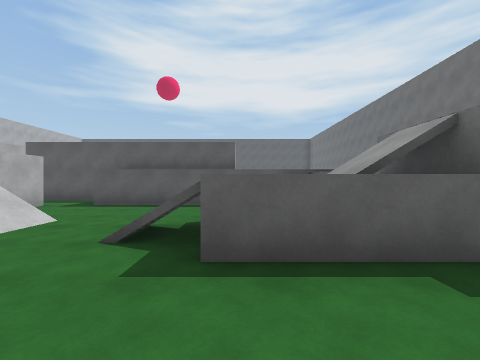
[1] (above)

17 first-person views from a walk through a 3-D level made in the Unity game engine. The camera is 1.4 m above the floor, looks level and sees 90° across. The floor is counted in squares, 2 m on a side. Each view is taken from the middle of a square. On the plan, view 1 faces up. The plan holds only what a view shows up to about 9 squares ahead; the rest is blank. The place goes on beyond the plan. The player is left out.

[2]
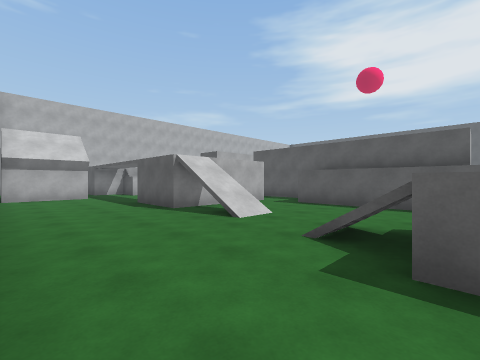

[3]
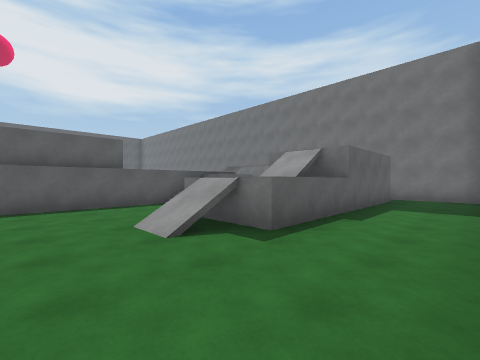

[4]
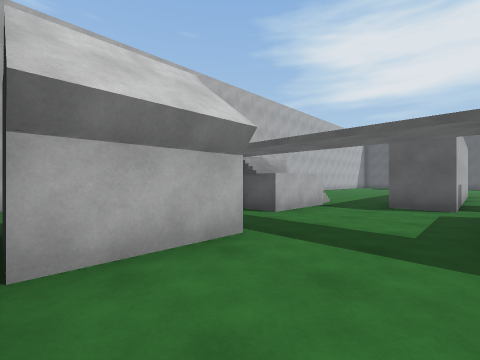

[5]
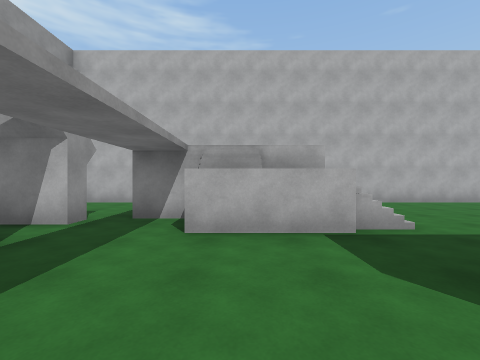

[6]
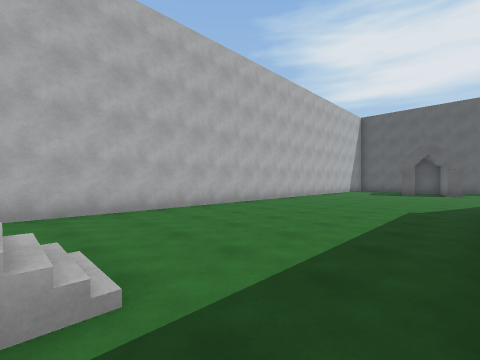

[7]
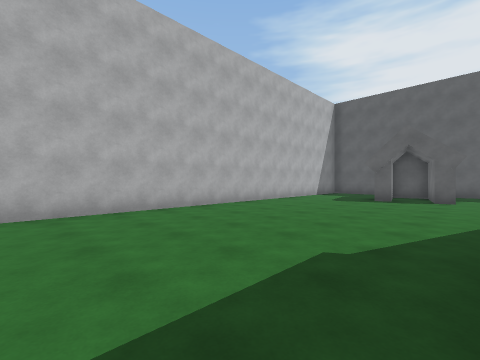

[8]
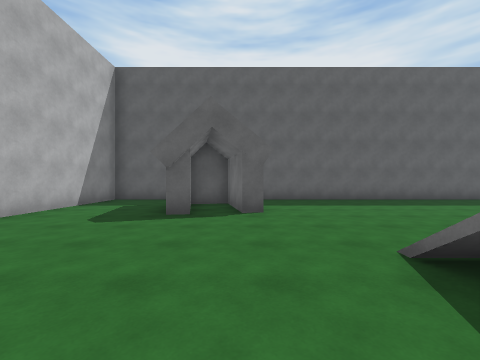

[9]
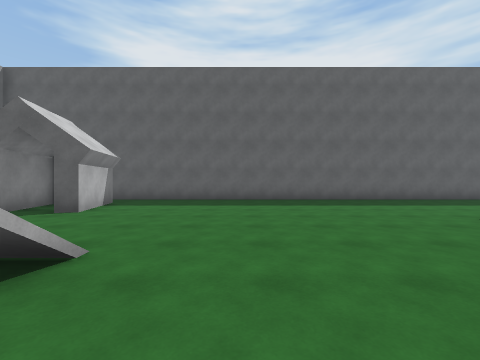

[10]
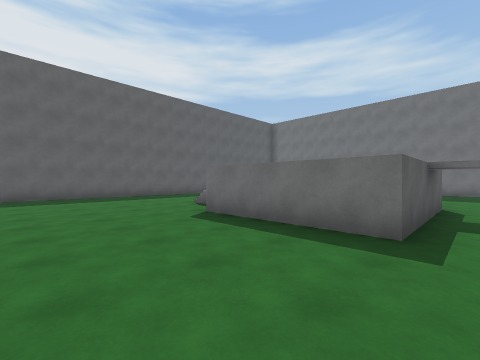

[11]
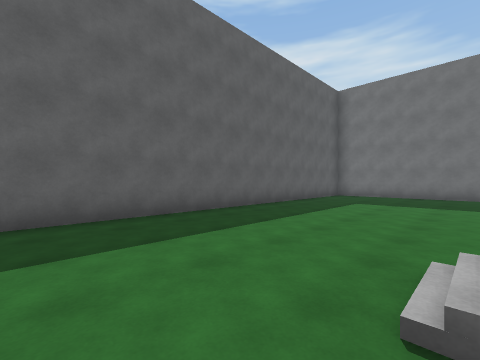

[12]
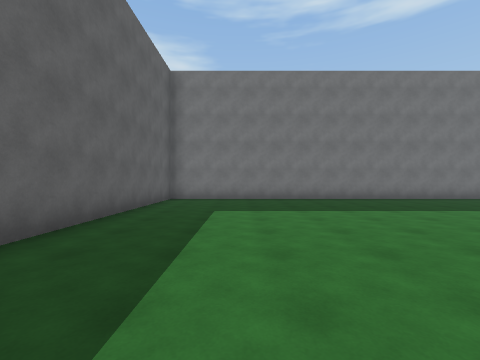

[13]
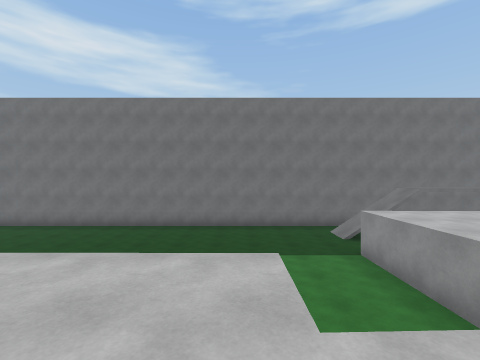

[14]
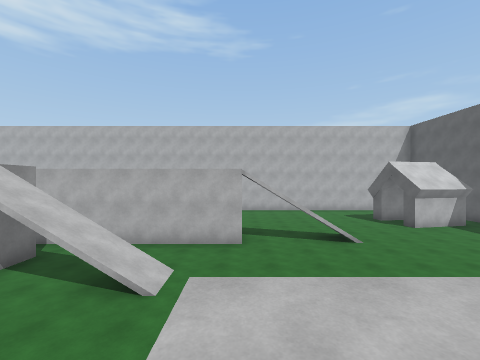

[15]
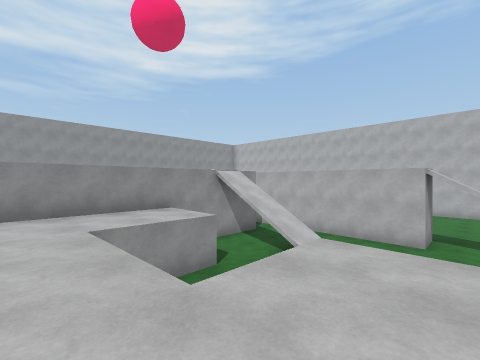

[16]
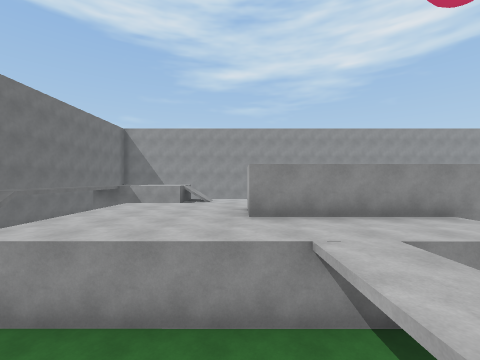

[17]
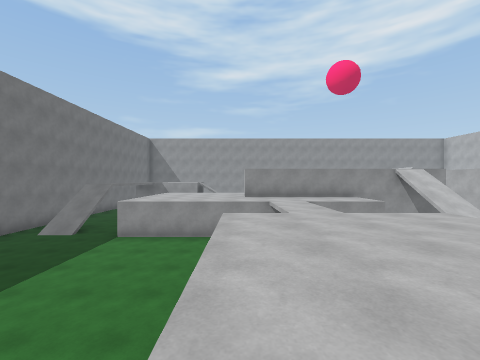

### Floor plan
Key: @ floor where view 1 was taken; # wall or solid block; x gap in a wall; . main floor; : floor 1.5 m higher than the main floor; + floor 1.75 m higher than the main floor; * floor 2 m higher than the main floor; / step, stairs or slope; = window, fence, low wall or low ledge; v drop or lower ground.
Columns run from 16 left of view 1 to 7 right of it. Each row starts with its distance up from view 1.
 24 ########################
 23 #..  ..................#
 22 #.. ##.................#
 21 #.. ##.................#
 20 #..###.................#
 19 #............./........#
 18 #.............  +......#
 17 #....../.....  **......#
 16 #....../..... ***......#
 15 #............****......#
 14 #......#.....****......#
 13 #......#...............#
 12 #......#../............#
 11 #......#..#.********...#
 10 #......#....********. .#
  9 #......#.#######****  .#
  8 #......#. ..x   ****   #
  7 #.../..#. ..********   #
  6    =+#... #......      #
  5    #=#... #.....       #
  4    ##.... #.//..:::
  3    ......##/#/./::/
  2 #...##..........#vvvvv##
  1 #...##.................#
  0 #...##..........@......#

Positions as (right, up) in squares from view 1, and headings:
1: (0, 0), facing up
2: (0, 0), facing up-left
3: (-3, 0), facing up-right
4: (-8, 0), facing up-left
5: (-8, 5), facing left
6: (-10, 7), facing up-left
7: (-10, 11), facing up-left
8: (-11, 15), facing up
9: (-7, 15), facing up
10: (-7, 13), facing up-right
11: (-4, 19), facing up-right
12: (-2, 21), facing right
13: (-2, 14), facing right
14: (-2, 14), facing left
15: (-1, 15), facing down-left
16: (0, 14), facing down
17: (0, 18), facing down
